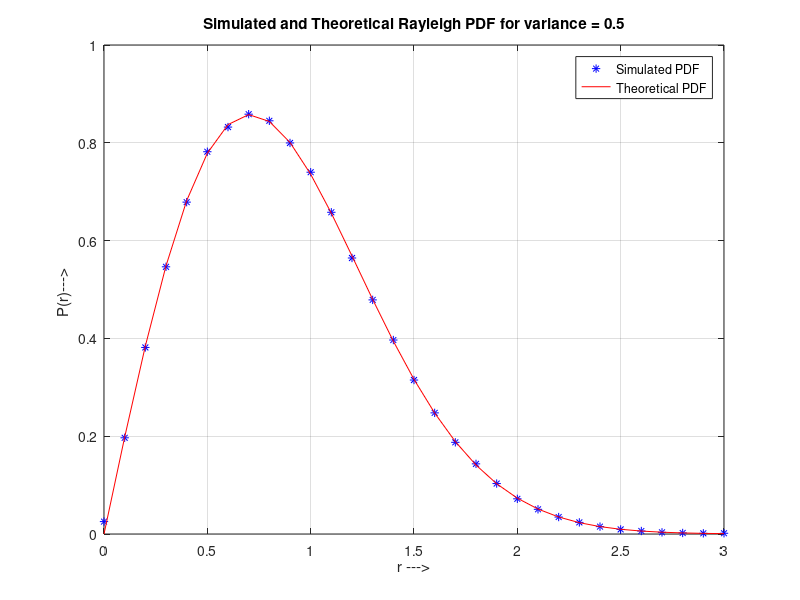
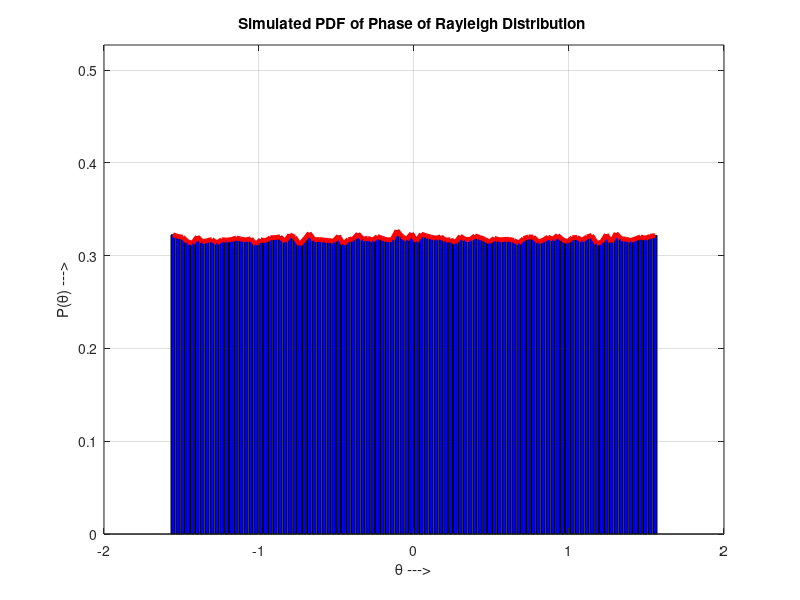

Write the MATLAB code that produced these figures, in order.
%----Rayleigh_PDF-----------------------------------------  
%----------Input Section----------------  
clc;clear;close all;

%%
N=1000000; %Number of samples to generate  
variance = 0.2; % Variance of underlying Gaussian random variables  

%%
% %Independent Gaussian random variables with zero mean and unit variance  
% x = randn(1, N);  
% y = randn(1, N);    
% 
% %Rayleigh fading envelope with the desired variance  
% r = sqrt(variance*(x.^2 + y.^2));    

%%

% Generate 2xN i.i.d zero mean Gaussian variates

%Mean of Gaussian random variables  
mean = 0; 
%Variance of Gaussian random variables  
variance = 0.5;
%Standard Deviation of Gaussian RV  
sdev = sqrt(variance); 

%In-phase Noise components  
G1 = mean + sdev.*randn(1,N) ; %N i.i.d Gaussian random samples  
%Quadrature-phase Noise components  
G2 = mean + sdev.*randn(1,N) ; %N i.i.d Gaussian random samples  
G=G1-1i*G2;                              

r=abs(G);
% G1=randn(1,N);  
% G2=randn(1,N);
% G=G1-1i*G2;

%%
%Define bin steps and range for histogram plotting  
step = 0.1; range = 0:step:3;    

%Get histogram values and approximate it to get the pdf curve  
h = hist(r, range);  
approxPDF = h/(step*sum(h)); %Simulated PDF from the x and y samples  

%Theoritical PDF from the Rayleigh Fading equation  
theoretical = (range/variance).*exp(-range.^2/(2*variance));  

plot(range, approxPDF,'b*', range, theoretical,'r');  
title('Simulated and Theoretical Rayleigh PDF for variance = 0.5');
legend('Simulated PDF','Theoretical PDF')  
xlabel('r --->');  
ylabel('P(r)---> ');  
grid;

%%
%PDF of phase of the Rayleigh envelope  
%theta = atan(y./x);  
theta = atan(G2./G1);
figure(2)  
hist(theta); %Plot histogram of the phase part  

%Approximate the histogram of the phase part to a nice PDF curve  
[counts,range] = hist(theta,100);  
step=range(2)-range(1);  
%Normalizing the PDF to match theoretical curve  
approxPDF = counts/(step*sum(counts)); 
%Simulated PDF from the x and y  samples  
bar(range, approxPDF,'b');  
hold on  
plotHandle=plot(range, approxPDF,'r');  
set(plotHandle,'LineWidth',3.5);  
axis([-2 2 0 max(approxPDF)+0.2])  
hold off  

title('Simulated PDF of Phase of Rayleigh Distribution ');  
xlabel('\theta --->');  
ylabel('P(\theta) --->');  
grid;  
